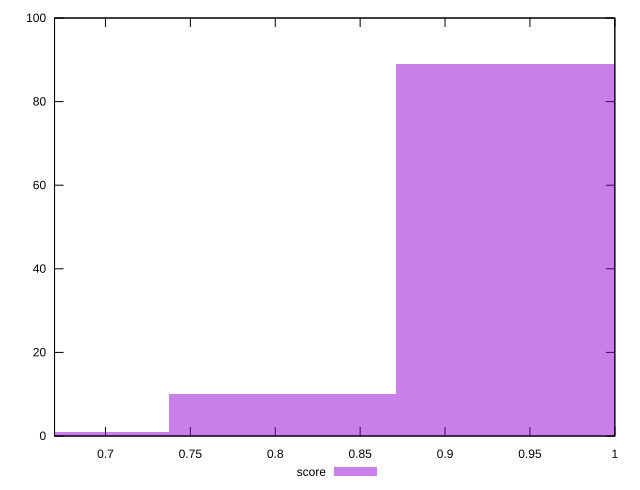

Write the gnuplot code that produced this figure.
reset

$score <<EOF
0.938266619698578 89
0.8042285311702098 10
0.6701904426418415 1
EOF

set key outside below
set boxwidth 0.1340380885283683
set xrange [0.67:1]
set yrange [0:100]
set trange [0:100]
set style fill transparent solid 0.5 noborder
set terminal svg size 640, 490 enhanced background rgb 'white'
set output "report_0_00242021-02-20T12:25:28.543Z/uses-http2/samples/pages/score/histogram.svg"

plot $score title "score" with boxes

reset
